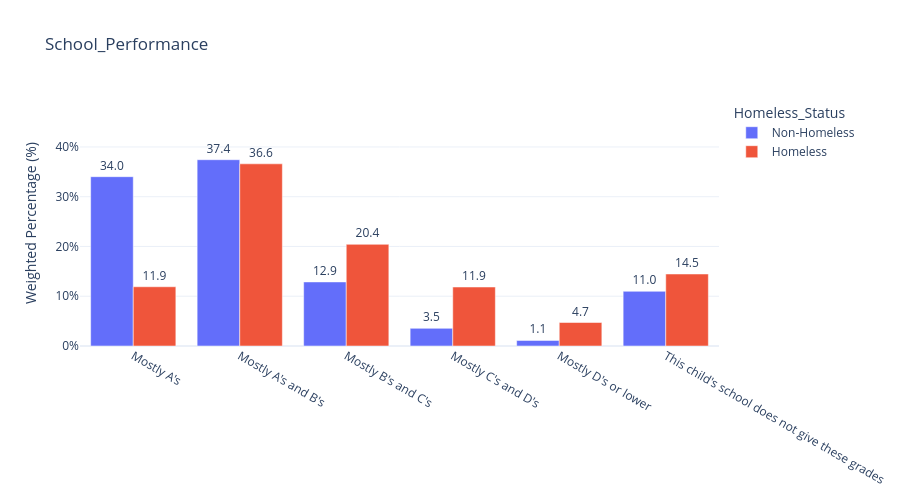
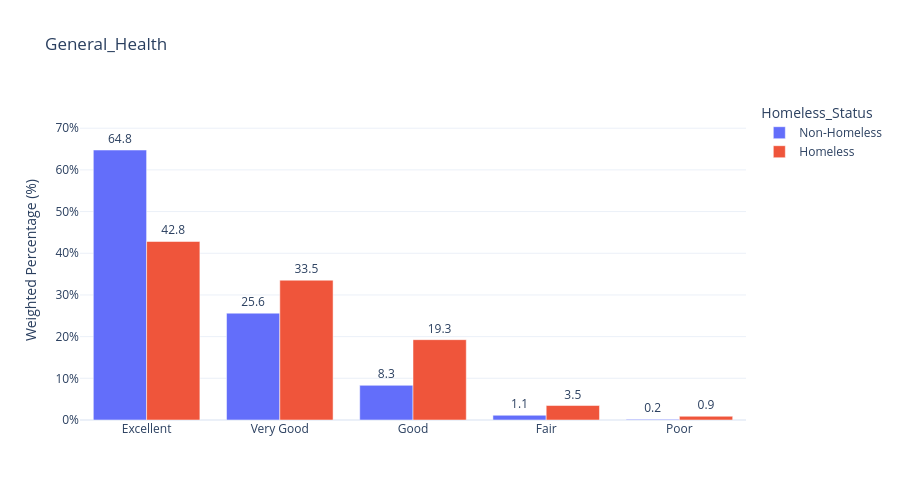
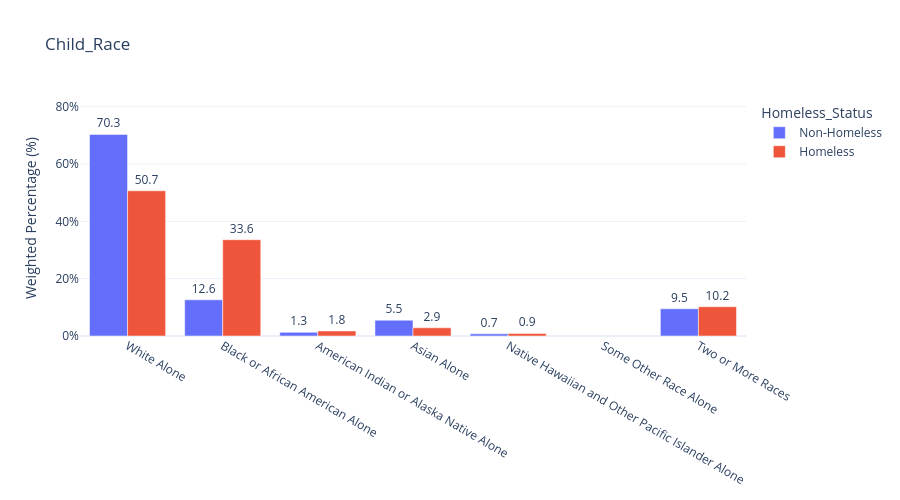
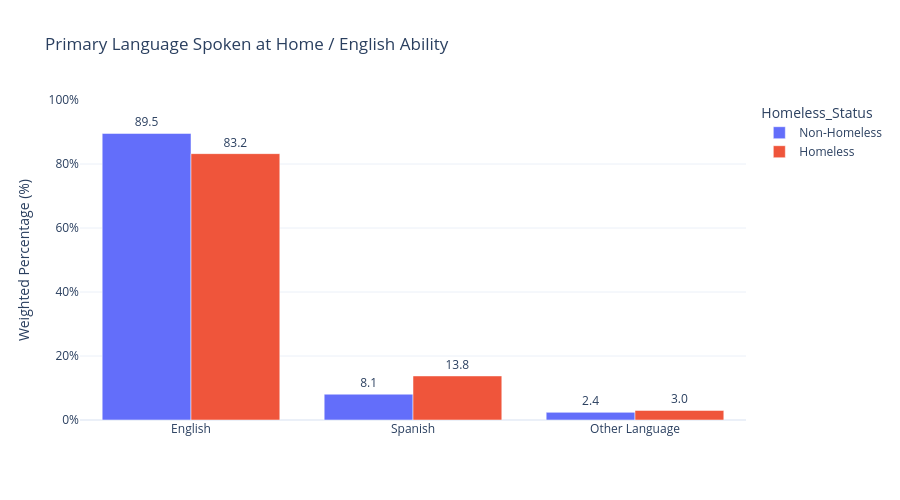

Here is the notebook cell these charts were saved with, in order:
### Code cell
for i in value_maps:
    if i != 'Homeless_Status':
        plotfeature(df=colmap, feature=i, title=i)

### Figure 1 — Plotly figure (JSON) as saved in the notebook; plotly's stock layout.template omitted (floating-point values rounded to 4 significant figures)
{"data": [{"alignmentgroup": "True", "hovertemplate": "Homeless_Status=Non-Homeless<br>School_Performance=%{x}<br>Weighted Percentage (%)=%{y}<extra></extra>", "legendgroup": "Non-Homeless", "marker": {"color": "#636efa", "pattern": {"shape": ""}}, "name": "Non-Homeless", "offsetgroup": "Non-Homeless", "orientation": "v", "showlegend": true, "textposition": "outside", "texttemplate": "%{y:.1f}", "type": "bar", "x": ["Mostly A's", "Mostly A's and B's", "Mostly B's and C's", "Mostly C's and D's", "Mostly D's or lower", "This child's school does not give these grades"], "xaxis": "x", "y": [34.03, 37.44, 12.88, 3.548, 1.116, 10.99], "yaxis": "y"}, {"alignmentgroup": "True", "hovertemplate": "Homeless_Status=Homeless<br>School_Performance=%{x}<br>Weighted Percentage (%)=%{y}<extra></extra>", "legendgroup": "Homeless", "marker": {"color": "#EF553B", "pattern": {"shape": ""}}, "name": "Homeless", "offsetgroup": "Homeless", "orientation": "v", "showlegend": true, "textposition": "outside", "texttemplate": "%{y:.1f}", "type": "bar", "x": ["Mostly A's", "Mostly A's and B's", "Mostly B's and C's", "Mostly C's and D's", "Mostly D's or lower", "This child's school does not give these grades"], "xaxis": "x", "y": [11.91, 36.61, 20.43, 11.85, 4.723, 14.47], "yaxis": "y"}], "layout": {"barmode": "group", "height": 500, "legend": {"title": {"text": "Homeless_Status"}, "tracegroupgap": 0}, "title": {"text": "School_Performance"}, "width": 900, "xaxis": {"anchor": "y", "categoryarray": ["Mostly A's", "Mostly A's and B's", "Mostly B's and C's", "Mostly C's and D's", "Mostly D's or lower", "This child's school does not give these grades"], "categoryorder": "array", "domain": [0, 1], "title": {}}, "yaxis": {"anchor": "x", "domain": [0, 1], "range": [0, 49.44], "ticksuffix": "%", "title": {"text": "Weighted Percentage (%)"}}}}

### Figure 2 — Plotly figure (JSON) as saved in the notebook; plotly's stock layout.template omitted (floating-point values rounded to 4 significant figures)
{"data": [{"alignmentgroup": "True", "hovertemplate": "Homeless_Status=Non-Homeless<br>General_Health=%{x}<br>Weighted Percentage (%)=%{y}<extra></extra>", "legendgroup": "Non-Homeless", "marker": {"color": "#636efa", "pattern": {"shape": ""}}, "name": "Non-Homeless", "offsetgroup": "Non-Homeless", "orientation": "v", "showlegend": true, "textposition": "outside", "texttemplate": "%{y:.1f}", "type": "bar", "x": ["Excellent", "Fair", "Good", "Poor", "Very Good"], "xaxis": "x", "y": [64.77, 1.137, 8.317, 0.1518, 25.63], "yaxis": "y"}, {"alignmentgroup": "True", "hovertemplate": "Homeless_Status=Homeless<br>General_Health=%{x}<br>Weighted Percentage (%)=%{y}<extra></extra>", "legendgroup": "Homeless", "marker": {"color": "#EF553B", "pattern": {"shape": ""}}, "name": "Homeless", "offsetgroup": "Homeless", "orientation": "v", "showlegend": true, "textposition": "outside", "texttemplate": "%{y:.1f}", "type": "bar", "x": ["Excellent", "Fair", "Good", "Poor", "Very Good"], "xaxis": "x", "y": [42.82, 3.473, 19.27, 0.8913, 33.54], "yaxis": "y"}], "layout": {"barmode": "group", "height": 500, "legend": {"title": {"text": "Homeless_Status"}, "tracegroupgap": 0}, "title": {"text": "General_Health"}, "width": 900, "xaxis": {"anchor": "y", "categoryarray": ["Excellent", "Very Good", "Good", "Fair", "Poor"], "categoryorder": "array", "domain": [0, 1], "title": {}}, "yaxis": {"anchor": "x", "domain": [0, 1], "range": [0, 76.77], "ticksuffix": "%", "title": {"text": "Weighted Percentage (%)"}}}}

### Figure 3 — Plotly figure (JSON) as saved in the notebook; plotly's stock layout.template omitted (floating-point values rounded to 4 significant figures)
{"data": [{"alignmentgroup": "True", "hovertemplate": "Homeless_Status=Non-Homeless<br>Child_Race=%{x}<br>Weighted Percentage (%)=%{y}<extra></extra>", "legendgroup": "Non-Homeless", "marker": {"color": "#636efa", "pattern": {"shape": ""}}, "name": "Non-Homeless", "offsetgroup": "Non-Homeless", "orientation": "v", "showlegend": true, "textposition": "outside", "texttemplate": "%{y:.1f}", "type": "bar", "x": ["American Indian or Alaska Native Alone", "Asian Alone", "Black or African American Alone", "Native Hawaiian and Other Pacific Islander Alone", "Two or More Races", "White Alone"], "xaxis": "x", "y": [1.287, 5.516, 12.63, 0.746, 9.487, 70.33], "yaxis": "y"}, {"alignmentgroup": "True", "hovertemplate": "Homeless_Status=Homeless<br>Child_Race=%{x}<br>Weighted Percentage (%)=%{y}<extra></extra>", "legendgroup": "Homeless", "marker": {"color": "#EF553B", "pattern": {"shape": ""}}, "name": "Homeless", "offsetgroup": "Homeless", "orientation": "v", "showlegend": true, "textposition": "outside", "texttemplate": "%{y:.1f}", "type": "bar", "x": ["American Indian or Alaska Native Alone", "Asian Alone", "Black or African American Alone", "Native Hawaiian and Other Pacific Islander Alone", "Two or More Races", "White Alone"], "xaxis": "x", "y": [1.776, 2.861, 33.59, 0.8967, 10.21, 50.66], "yaxis": "y"}], "layout": {"barmode": "group", "height": 500, "legend": {"title": {"text": "Homeless_Status"}, "tracegroupgap": 0}, "title": {"text": "Child_Race"}, "width": 900, "xaxis": {"anchor": "y", "categoryarray": ["White Alone", "Black or African American Alone", "American Indian or Alaska Native Alone", "Asian Alone", "Native Hawaiian and Other Pacific Islander Alone", "Some Other Race Alone", "Two or More Races"], "categoryorder": "array", "domain": [0, 1], "title": {}}, "yaxis": {"anchor": "x", "domain": [0, 1], "range": [0, 82.33], "ticksuffix": "%", "title": {"text": "Weighted Percentage (%)"}}}}

### Figure 4 — Plotly figure (JSON) as saved in the notebook; plotly's stock layout.template omitted (floating-point values rounded to 4 significant figures)
{"data": [{"alignmentgroup": "True", "hovertemplate": "Homeless_Status=Non-Homeless<br>Primary Language Spoken at Home / English Ability=%{x}<br>Weighted Percentage (%)=%{y}<extra></extra>", "legendgroup": "Non-Homeless", "marker": {"color": "#636efa", "pattern": {"shape": ""}}, "name": "Non-Homeless", "offsetgroup": "Non-Homeless", "orientation": "v", "showlegend": true, "textposition": "outside", "texttemplate": "%{y:.1f}", "type": "bar", "x": ["English", "Other Language", "Spanish"], "xaxis": "x", "y": [89.55, 2.391, 8.063], "yaxis": "y"}, {"alignmentgroup": "True", "hovertemplate": "Homeless_Status=Homeless<br>Primary Language Spoken at Home / English Ability=%{x}<br>Weighted Percentage (%)=%{y}<extra></extra>", "legendgroup": "Homeless", "marker": {"color": "#EF553B", "pattern": {"shape": ""}}, "name": "Homeless", "offsetgroup": "Homeless", "orientation": "v", "showlegend": true, "textposition": "outside", "texttemplate": "%{y:.1f}", "type": "bar", "x": ["English", "Other Language", "Spanish"], "xaxis": "x", "y": [83.24, 2.987, 13.77], "yaxis": "y"}], "layout": {"barmode": "group", "height": 500, "legend": {"title": {"text": "Homeless_Status"}, "tracegroupgap": 0}, "title": {"text": "Primary Language Spoken at Home / English Ability"}, "width": 900, "xaxis": {"anchor": "y", "categoryarray": ["English", "Spanish", "Other Language"], "categoryorder": "array", "domain": [0, 1], "title": {}}, "yaxis": {"anchor": "x", "domain": [0, 1], "range": [0, 100], "ticksuffix": "%", "title": {"text": "Weighted Percentage (%)"}}}}
